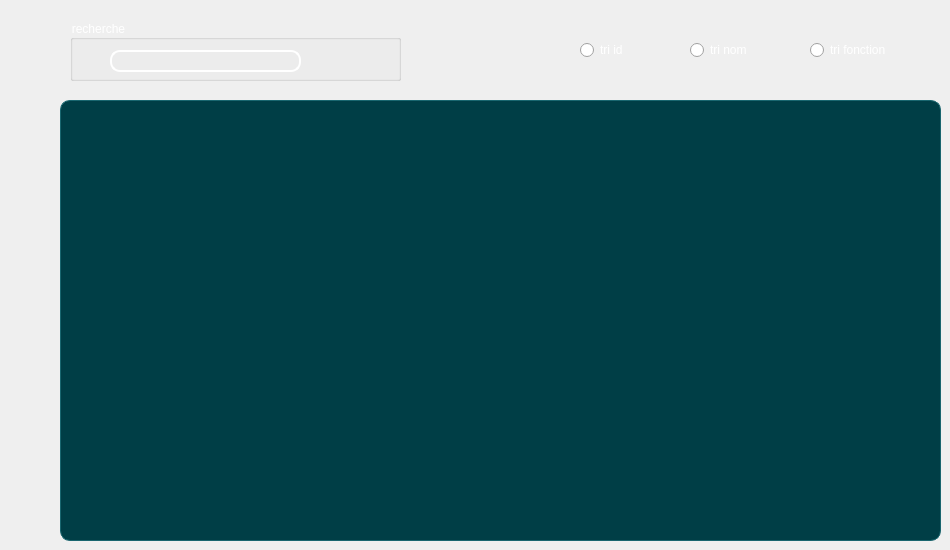
      <widget class="QWidget" name="tab_3">
       <attribute name="title">
        <string>tri/recherche</string>
       </attribute>
       <widget class="QTableView" name="tab_tri">
        <property name="geometry">
         <rect>
          <x>60</x>
          <y>100</y>
          <width>881</width>
          <height>441</height>
         </rect>
        </property>
        <property name="styleSheet">
         <string notr="true">QTableView {
  background-color: #003e46;
  color: white;
  border: 1px solid #19666f;
  border-radius: 10px;
}

QTableView::item {
  padding: 4px;
  border: none;
}

QTableView::item:selected {
  background-color: #19666f;
  color: white;
}

QHeaderView::section {
  background-color: #003e46;
  color: white;
  padding: 4px;
  border: none;
}</string>
        </property>
       </widget>
       <widget class="QGroupBox" name="groupBox">
        <property name="geometry">
         <rect>
          <x>70</x>
          <y>20</y>
          <width>331</width>
          <height>61</height>
         </rect>
        </property>
        <property name="styleSheet">
         <string notr="true">color:white;</string>
        </property>
        <property name="title">
         <string>recherche</string>
        </property>
        <widget class="QLineEdit" name="lineEdit">
         <property name="geometry">
          <rect>
           <x>40</x>
           <y>30</y>
           <width>191</width>
           <height>22</height>
          </rect>
         </property>
         <property name="styleSheet">
          <string notr="true">QLineEdit {
    border: 2px solid white;
    border-radius: 10px;
    background: transparent;
    	color: white;

}
QLineEdit:Focus{

border_bottom: 2px solid white;
  }</string>
         </property>
        </widget>
       </widget>
       <widget class="QRadioButton" name="tri_id">
        <property name="geometry">
         <rect>
          <x>580</x>
          <y>40</y>
          <width>97</width>
          <height>20</height>
         </rect>
        </property>
        <property name="styleSheet">
         <string notr="true">color:white;</string>
        </property>
        <property name="text">
         <string>tri id </string>
        </property>
       </widget>
       <widget class="QRadioButton" name="tri_nom">
        <property name="geometry">
         <rect>
          <x>690</x>
          <y>40</y>
          <width>97</width>
          <height>20</height>
         </rect>
        </property>
        <property name="styleSheet">
         <string notr="true">color:white;</string>
        </property>
        <property name="text">
         <string>tri nom </string>
        </property>
       </widget>
       <widget class="QRadioButton" name="tri_fonction">
        <property name="geometry">
         <rect>
          <x>810</x>
          <y>40</y>
          <width>97</width>
          <height>20</height>
         </rect>
        </property>
        <property name="styleSheet">
         <string notr="true">color:white;</string>
        </property>
        <property name="text">
         <string>tri fonction</string>
        </property>
       </widget>
      </widget>
